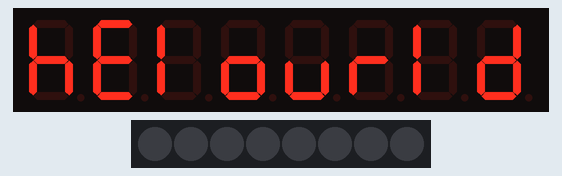
A sketch run on a simulated Arduino Uno, built with avr-gcc and run on an emulated ATmega328P. Parts: 8-digit seven-segment display, 8 RGB LEDs in strip order, left to right.

Above: at 0.1 s.
At 2.5 s:
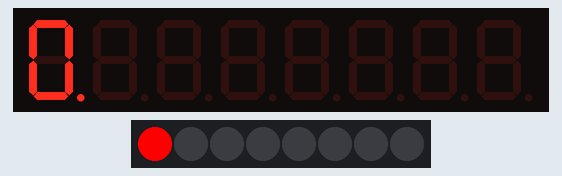
At 6.0 s:
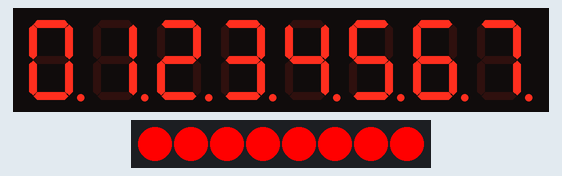
At 12.4 s:
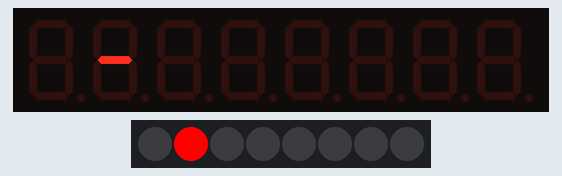
At 19.1 s:
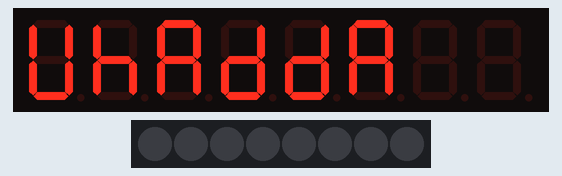
At 37.2 s:
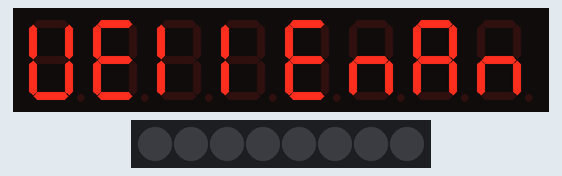
Timing chart, 0 to 38.7 s (numbered marks = the images above):
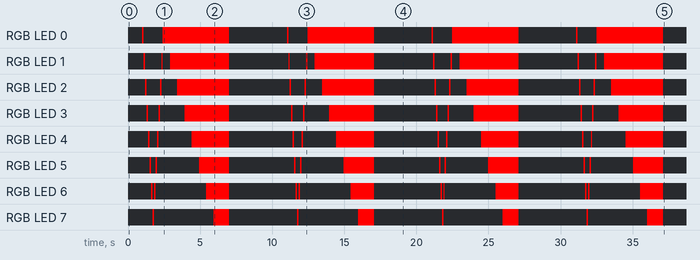

The sketch:

WPM461_example.ino
```cpp
/*
  @@@@@@@@@@@@@@@@@@@@@@
  @@@@@@@@@@@@@@@@@@@@@@             @@@.    @@@    @@@.     @@@@    @@@@        @@@@@@@@@        @@@@@@@@@@@@@.     .@@@@@@@@@@@@@        @@@@@@@@@
  @@@@@%%@@@%%@@@%%@@@@@             @@@@    @@@    @@@@     @@@@    @@@@       @@@@@@@@@@        @@@@@@@@@@@@@@     @@@@@@@@@@@@@@        @@@@@@@@@
  @@@@@  @@@  @@@  @@@@@             @@@@    @@@    @@@@     @@@@    @@@@       @@@@   @@@@        @@@@@   @@@@@       @@@@@   @@@@       @@@@   @@@@
  @@@@@            @@@@@             @@@@   @@@@    @@@@     @@@@@@@@@@@@       @@@@   @@@@        @@@@@   @@@@@       @@@@@   @@@@       @@@@   @@@@
  @@@@@   @    @   @@@@@             @@@@   @@@@    @@@@     @@@@@@@@@@@@       @@@@@@@@@@@        @@@@@   @@@@@       @@@@@   @@@@       @@@@@@@@@@@
  @@@@@            @@@@@             @@@@###@@@@@##@@@@@     @@@@    @@@@      @@@@@@@@@@@@       #@@@@@###@@@@@     ##@@@@@###@@@@       @@@@@@@@@@@
  @@@@@@@@@@@@@@@@@@@@@@             @@@@@@@@@@@@@@@@@@@     @@@@    @@@@      @@@@    @@@@@      @@@@@@@@@@@@@@     @@@@@@@@@@@@@@      @@@@     @@@@
  @@@@@@@@@@@@@@@@@@@@@@


  Whadda WPM461 chip key display module example

  This example shows how you can drive the LEDs and 7-segment displays of the display module in various ways.

  Library dependencies:
    -TM1638plus library (Installation instructions: https://www.ardu-badge.com/TM1638plus/ide)

  For more information about the Whadda WPM461 chip key display module, check the manual available at https://whadda.com

  Based on TM1638plus_HELLOWORLD_TEST_Model1.ino example from TM1638plus library
  Author: Gavin Lyons.
  Created: feb 2020
  URL: https://github.com/gavinlyonsrepo/TM1638plus

  Altered by: Midas Gossye (Whadda/Velleman)
  Date: 08/03/2021
  URL: https://github.com/WhaddaMakers/WPM461
*/

#include <TM1638plus.h> //include the library

// GPIO I/O pins on the Arduino connected to strobe, clock, data,
//pick on any I/O you want.
#define  STROBE_TM 4 // strobe = GPIO connected to strobe line of module
#define  CLOCK_TM 6  // clock = GPIO connected to clock line of module
#define  DIO_TM 7 // data = GPIO connected to data line of module
bool high_freq = false; //default false, If using a high freq CPU > ~100 MHZ set to true.

// Constructor object (GPIO STB , GPIO CLOCK , GPIO DIO, use high freq MCU)
TM1638plus tm(STROBE_TM, CLOCK_TM , DIO_TM, high_freq);

void setup()
{
  tm.displayBegin(); // Initialise display module
  tm.displayText("helowrld"); // (Try to) display helowrld on 7-segment displays
  delay(1000); // Wait 1000ms (=1s)
  tm.reset(); // Clear the display
}

void loop()
{
  // For i: 0 -> 7
  for(int i=0; i<8; i++) {
    tm.setLED(i, 1); // Turn LED at position i ON
    tm.displayASCII(i, '-'); // Display '-' character on 7-segment digit at position i
    delay(100); // Wait 100ms
    tm.displayASCII(i, ' '); // Clear the 7-segment digit at position i
    tm.setLED(i, 0); // Turn LED at position i OFF
  }

  // For i: 6 -> 1
  for(int i=6; i>0; i--) {
    tm.setLED(i, 1); // Turn LED at position i ON
    tm.displayASCII(i, '-'); // Display '-' character on 7-segment digit at position i
    delay(100); // Wait 100ms
    tm.displayASCII(i, ' '); // Clear the 7-segment digit at position i
    tm.setLED(i, 0);// Turn LED at position i OFF
  }

  // For i: 0 -> 7
  for(int i=0; i<8; i++) {
    tm.setLED(i, 1); // Turn LED at position i ON
    tm.displayASCIIwDot(i, '0'+i);  // Display number i on 7-segment digit at position i with dot turned on
    delay(500); // Wait 500ms

  }

  tm.reset(); // Clear the display

  // For i: 0->1000
  for(int i=0; i<1000; i++) {
    tm.displayIntNum(millis(), true); // Display the number of milliseconds since last reset on display with leading zeros
  }

  tm.displayText("Velleman"); // (Try to) display Velleman on 7-segment displays
  delay(2000); // wait 2000ms (=2s)
  tm.reset(); // Clear the display
  tm.displayText("Whadda"); // (Try to) display Whadda on 7-segment displays
  delay(2000); // wait 2000ms (=2s)
}
```

Measured:
- by itself, RGB LED 0: repeats every 10.0 s: off 1.3 s, RGB(255, 0, 0) 4.6 s, off 4.0 s, RGB(255, 0, 0) 0.10 s
- by itself, RGB LED 1: repeats every 10.0 s: off 1.1 s, RGB(255, 0, 0) 0.10 s, off 0.50 s, RGB(255, 0, 0) 4.1 s, off 4.1 s, RGB(255, 0, 0) 0.10 s
- by itself, RGB LED 2: repeats every 10.0 s: off 0.92 s, RGB(255, 0, 0) 0.10 s, off 1.1 s, RGB(255, 0, 0) 3.6 s, off 4.2 s, RGB(255, 0, 0) 0.10 s
- by itself, RGB LED 3: repeats every 10.0 s: off 0.71 s, RGB(255, 0, 0) 0.10 s, off 1.7 s, RGB(255, 0, 0) 3.1 s, off 4.3 s, RGB(255, 0, 0) 0.10 s
- by itself, RGB LED 4: repeats every 10.0 s: off 0.51 s, RGB(255, 0, 0) 0.10 s, off 2.3 s, RGB(255, 0, 0) 2.6 s, off 4.4 s, RGB(255, 0, 0) 0.10 s
- by itself, RGB LED 5: repeats every 10.0 s: off 0.31 s, RGB(255, 0, 0) 0.10 s, off 2.9 s, RGB(255, 0, 0) 2.1 s, off 4.5 s, RGB(255, 0, 0) 0.10 s
- by itself, RGB LED 6: repeats every 10.0 s: off 0.10 s, RGB(255, 0, 0) 0.10 s, off 3.5 s, RGB(255, 0, 0) 1.6 s, off 4.6 s, RGB(255, 0, 0) 0.10 s
- by itself, RGB LED 7: repeats every 10.0 s: off 4.1 s, RGB(255, 0, 0) 1.1 s, off 4.7 s, RGB(255, 0, 0) 0.10 s
